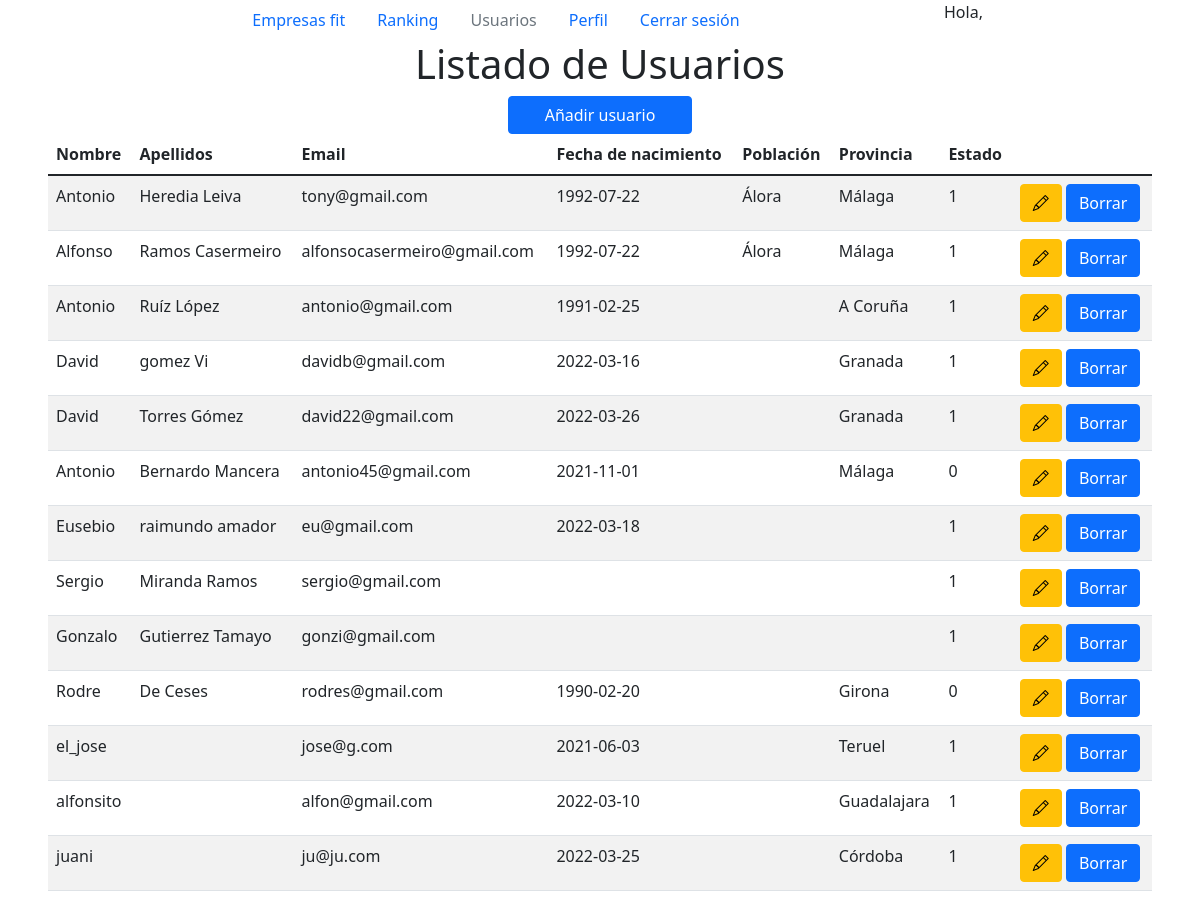
/usuarios_fit.php, run on the app's committed database.
### tables this page shows
CREATE TABLE `pasos` (
  `id_pasos` int(11) NOT NULL,
  `id_usuario` int(11) NOT NULL,
  `fecha_pasos` timestamp NOT NULL DEFAULT CURRENT_TIMESTAMP,
  `n_pasos` int(5) NOT NULL,
  `lunes` int(5) NOT NULL DEFAULT '0',
  `martes` int(5) NOT NULL DEFAULT '0',
  `miercoles` int(5) NOT NULL DEFAULT '0',
  `jueves` int(5) NOT NULL DEFAULT '0',
  `viernes` int(5) NOT NULL DEFAULT '0',
  `sabado` int(5) NOT NULL DEFAULT '0',
  `domingo` int(5) NOT NULL DEFAULT '0'
);

CREATE TABLE `usuarios` (
  `id_usuario` int(11) NOT NULL,
  `id_provincia` int(3) DEFAULT NULL,
  `email_usuario` varchar(50) NOT NULL,
  `password_usuario` varchar(25) NOT NULL,
  `nombre_usuario` varchar(50) NOT NULL,
  `apellido1_usuario` varchar(50) NOT NULL,
  `fecha_nacimiento` date DEFAULT NULL,
  `poblacion_usuario` varchar(25) DEFAULT NULL,
  `provincia_usuario` varchar(25) DEFAULT NULL,
  `id_empresa` int(11) DEFAULT NULL,
  `token` int(25) NOT NULL,
  `estado_usuario` tinyint(1) NOT NULL,
  `tipo_usuario` enum('Administrador','Editor','Usuario','') NOT NULL,
  `apellido2_usuario` varchar(50) NOT NULL
);

### funciones_fit.php (called while the page is built, shortened)
<?php
class conectar_db{
    private $host ="localhost";
    private $usuario ="root";
    private $clave ="";
    private $db ="gamefit";
    public $conexion;
    public function __construct(){
        $this->conexion = new mysqli($this->host, $this->usuario,$this->clave,$this->db)
        or die(mysqli_error($this->conexion));
        $this->conexion->set_charset("utf8");
    }
    public function consultar($consulta){
        $resultado = $this->conexion->query($consulta) or die($this->conexion->error);
        if($resultado)
            return $resultado;
        return false;
    }
}
function cargar_usuarios(){
    $conexion_usuarios = new conectar_db();
    $query_usuarios = "SELECT * FROM usuarios LEFT JOIN pasos ON usuarios.id_usuario=pasos.id_usuario";
    $consulta_usuarios= $conexion_usuarios->consultar($query_usuarios);
    $resultado_usuarios=$consulta_usuarios->fetch_all(MYSQLI_ASSOC);
    return $resultado_usuarios;
}
?>

### usuarios_fit.php (the view, shortened to what this page needs)
<?php session_start();
include("funciones_fit.php");
$usuarios = cargar_usuarios();
?>
<!DOCTYPE html>
<html lang="es">
<head>
    <link href="https://cdn.jsdelivr.net/npm/bootstrap@5.1.3/dist/css/bootstrap.min.css" rel="stylesheet">
    <link href="css/estilos.css" rel="stylesheet">
    <link rel="stylesheet" href="https://cdn.jsdelivr.net/npm/bootstrap-icons@1.8.0/font/bootstrap-icons.css">
</head>
<body>
<?php include("header_fit.php"); ?>
    <div class="row justify-content-md-center">
        <h1 class="centrado"> Listado de Usuarios</h1>
        <a href="add_usuario.php" class="btn btn-primary col-2" role="button"> Añadir usuario</a>
        <table class="table table-striped table-hover">
            <thead>
                <tr>
                    <th scope="col">Nombre</th>
                    <th scope="col">Apellidos</th>
                    <th scope="col">Email</th>
                    <th scope="col">Fecha de nacimiento</th>
                    <th scope="col">Población</th>
                    <th scope="col">Provincia</th>
                    <th scope="col">Estado</th>
                </tr>
            </thead>
            <tbody>
                <?php foreach ($usuarios as $usuario){ ?>
                <tr>
                    <td><?php echo $usuario["nombre_usuario"]; ?> </td>
                    <td><?php echo $usuario["apellido1_usuario"]. " " . $usuario["apellido2_usuario"]; ?></td>
                    <td><?php echo $usuario["email_usuario"]; ?></td>
                    <td><?php echo $usuario["fecha_nacimiento"]; ?></td>
                    <td><?php echo $usuario["poblacion_usuario"]; ?></td>
                    <td><?php echo $usuario["provincia_usuario"]; ?></td>
                    <td><?php echo $usuario["estado_usuario"]; ?></td>
                    <td>
                        <a href= "editar_usuario.php?id_usuario=<?php echo $usuario["id_usuario"];?>" class="btn btn-warning bi bi-pencil" role="button"></a>
                        <a href="#" id="borrarbtn" data-bs-toggle="modal" data-bs-target="#confirmBorrar<?php echo $usuario['id_usuario'];?>" title="Borrar usuario" class="btn btn-primary">Borrar</a>
                    </td>
                </tr>
                <?php
                }
                ?>
            </tbody>
        </table>
    </div>
</body>
</html>

### header_fit.php
<?php
$url = $_SERVER["REQUEST_URI"];
$url_array = explode("/", $url);
$pagina = $url_array[1];
    ?>
<header class="row container-fluid">
        <ul class= "menu_principal col-10 nav justify-content-center">
             <li class="nav-item"><a class="nav-link" href="<?php $enlace = $pagina == "empresas_fit.php" ? "#" : "empresas_fit.php"; echo $enlace; ?>">Empresas fit</a></li>
            <li class="nav-item"><a class="nav-link" href="<?php $enlace = $pagina == "pasos_fit.php" ? "#" : "pasos_fit.php"; echo $enlace;?>">Ranking</a></li>
            <li class="nav-item"><a class="nav-link <?php if($_SESSION["tipo_usuario"] !="Administrador"){ echo "disabled";}?>" href="<?php $enlace = $pagina == "usuarios_fit.php" ? "#": "usuarios_fit.php"; echo $enlace; ?>">Usuarios</a></li>
            <li class="nav-item"><a class="nav-link" href="<?php $enlace = $pagina == "perfil_fit.php" ? "#" : "perfil_fit.php"; echo $enlace;?>">Perfil</a></li>
            <li class="nav-item"><a class="nav-link" href="<?php $enlace = $pagina == "logout_fit.php" ? "#" : "logout_fit.php"; echo $enlace;?>">Cerrar sesión</a></li>
        </ul>
        <div class="saludo_usuario col-2">
            Hola, <?php echo $_SESSION["nombre_usuario"]; ?>
        </div>
    </header>

### css/estilos.css (style rules this page uses)
.centrado { text-align: center; }
body { width:90%; margin: 0 auto; }

### data on the page
pasos: id_usuario.nombre_usuario "Antonio", id_usuario.apellido1_usuario "Heredia", id_usuario.apellido2_usuario "Leiva", id_usuario.email_usuario "tony@gmail.com", id_usuario.fecha_nacimiento "1992-07-22", id_usuario.poblacion_usuario "Álora", id_usuario.provincia_usuario "Málaga", id_usuario.estado_usuario "1"
pasos: id_usuario.nombre_usuario "Alfonso", id_usuario.apellido1_usuario "Ramos", id_usuario.apellido2_usuario "Casermeiro", id_usuario.email_usuario "alfonsocasermeiro@gmail.com", id_usuario.fecha_nacimiento "1992-07-22", id_usuario.poblacion_usuario "Álora", id_usuario.provincia_usuario "Málaga", id_usuario.estado_usuario "1"
pasos: id_usuario.nombre_usuario "Antonio", id_usuario.apellido1_usuario "Ruíz", id_usuario.apellido2_usuario "López", id_usuario.email_usuario "antonio@gmail.com", id_usuario.fecha_nacimiento "1991-02-25", id_usuario.provincia_usuario "A Coruña", id_usuario.estado_usuario "1"
pasos: id_usuario.nombre_usuario "David", id_usuario.apellido1_usuario "gomez", id_usuario.apellido2_usuario "Vi", id_usuario.email_usuario "davidb@gmail.com", id_usuario.fecha_nacimiento "2022-03-16", id_usuario.provincia_usuario "Granada", id_usuario.estado_usuario "1"
pasos: id_usuario.nombre_usuario "David", id_usuario.apellido1_usuario "Torres", id_usuario.apellido2_usuario "Gómez", id_usuario.email_usuario "david22@gmail.com", id_usuario.fecha_nacimiento "2022-03-26", id_usuario.provincia_usuario "Granada", id_usuario.estado_usuario "1"
pasos: id_usuario.nombre_usuario "Antonio", id_usuario.apellido1_usuario "Bernardo", id_usuario.apellido2_usuario "Mancera", id_usuario.email_usuario "antonio45@gmail.com", id_usuario.fecha_nacimiento "2021-11-01", id_usuario.provincia_usuario "Málaga", id_usuario.estado_usuario "0"
pasos: id_usuario.nombre_usuario "Eusebio", id_usuario.apellido1_usuario "raimundo", id_usuario.apellido2_usuario "amador", id_usuario.email_usuario "eu@gmail.com", id_usuario.fecha_nacimiento "2022-03-18", id_usuario.estado_usuario "1"
pasos: id_usuario.nombre_usuario "Sergio", id_usuario.apellido1_usuario "Miranda", id_usuario.apellido2_usuario "Ramos", id_usuario.email_usuario "sergio@gmail.com", id_usuario.estado_usuario "1"
pasos: id_usuario.nombre_usuario "Gonzalo", id_usuario.apellido1_usuario "Gutierrez", id_usuario.apellido2_usuario "Tamayo", id_usuario.email_usuario "gonzi@gmail.com", id_usuario.estado_usuario "1"
pasos: id_usuario.nombre_usuario "Rodre", id_usuario.apellido1_usuario "De", id_usuario.apellido2_usuario "Ceses", id_usuario.email_usuario "rodres@gmail.com", id_usuario.fecha_nacimiento "1990-02-20", id_usuario.provincia_usuario "Girona", id_usuario.estado_usuario "0"
pasos: id_usuario.nombre_usuario "el_jose", id_usuario.email_usuario "jose@g.com", id_usuario.fecha_nacimiento "2021-06-03", id_usuario.provincia_usuario "Teruel", id_usuario.estado_usuario "1"
pasos: id_usuario.nombre_usuario "alfonsito", id_usuario.email_usuario "alfon@gmail.com", id_usuario.fecha_nacimiento "2022-03-10", id_usuario.provincia_usuario "Guadalajara", id_usuario.estado_usuario "1"
usuarios: nombre_usuario "juani", email_usuario "ju@ju.com", fecha_nacimiento "2022-03-25", provincia_usuario "Córdoba", estado_usuario "1"
